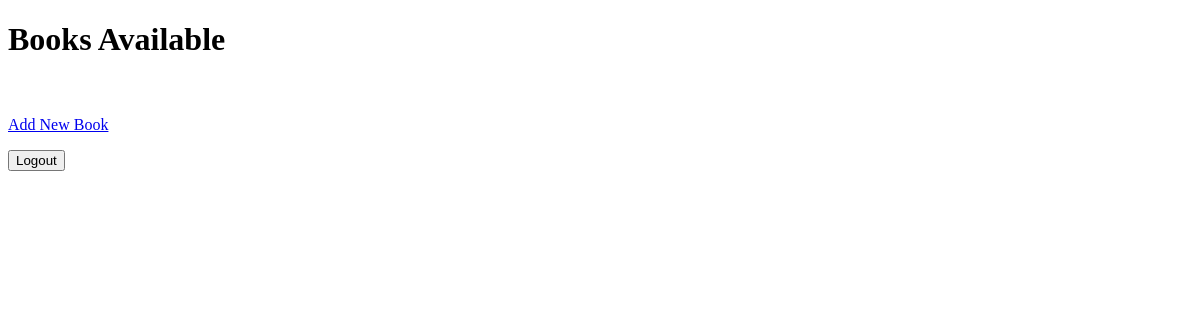
Page /books/list/ on the earlier database version.
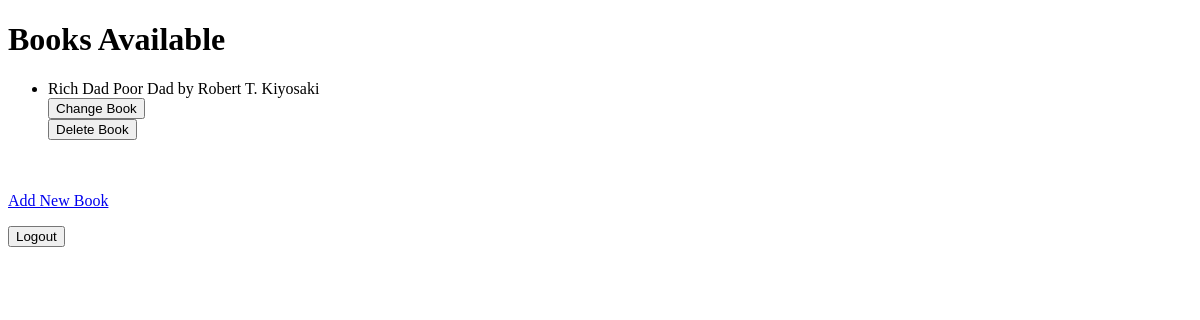
Same page on the later database version.
### relationship_app/models.py (models this page shows, shortened)
class Book(models.Model):
    title = models.CharField()
    author = models.ForeignKey(Author, on_delete = models.CASCADE)

class Author(models.Model):
    name = models.CharField()

### relationship_app/views.py (the view)
# urls.py: path("list/", views.list_books, name = "list-books"),
def list_books(request):
    books = Book.objects.all()
    context = {"books": books}
    return render(request,'relationship_app/list_books.html', context)

### relationship_app/templates/relationship_app/list_books.html (shortened to what this page needs)
<!DOCTYPE html>
<html lang = "en">
<head>
</head>
<body>
    <h1> Books Available </h1>
    <ul>
        {% for book in books %}
        <li>{{book.title}} by {{book.author.name}}</li>
        <form method = 'post' action = " {% url 'change-book' book.pk %}">
            <button type = 'submit'> Change Book </button>
        </form>
        <form method = 'post' action = " {% url 'delete-book' book.pk %}">
            <button type = 'submit'> Delete Book </button>
        </form>
        {% endfor %}
    </ul>
    <br><br>
    <div>
        <a href = {% url 'add-book' %}> Add New Book </a><br>
    </div>
    <p>
    <form method = "post" action = "{% url 'logout' %}">
        <button type = 'submit'>Logout</button>
    </form>
    </p>
</body>
</html>

Differences in the rows shown:
added Book: title "Rich Dad Poor Dad", author.name "Robert T. Kiyosaki"
